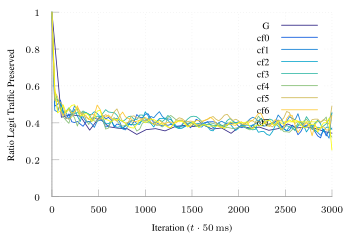

Reproduce this figure in gnuplot.
set terminal tikz standalone color size 9cm,6cm font '\scriptsize' preamble '\usepackage{microtype} \usepackage{times} \usepackage[T1]{fontenc} \usepackage{siunitx}\sisetup{detect-all}'
set output "ftprep-tcp-combine-good.tex"

load "parula.pal"

set style line 102 lc rgb '#a0a0a0' lt 1 lw 1
set border ls 102
set colorbox border 102
set key textcolor rgb "black"
set tics textcolor rgb "black"
set label textcolor rgb "black"

set border 3
set grid x y
set xtics nomirror
set ytics nomirror

#set key autotitle columnhead
set datafile separator ","

set xlabel "Iteration ($t \\cdot{} \\SI{50}{\\milli\\second}$)"
set ylabel "Ratio Legit Traffic Preserved"

set yrange [0.0:1.0]
set xrange [0.0:3000.0]

plot '../results/ft-tcp-g-avg.csv' u 1:3 w lines smooth sbezier title "G", \
     '../results/ft-tcp-combine-f0-avg.csv' u 1:3 w lines smooth sbezier title "cf0", \
     '../results/ft-tcp-combine-f1-avg.csv' u 1:3 w lines smooth sbezier title "cf1", \
     '../results/ft-tcp-combine-f2-avg.csv' u 1:3 w lines smooth sbezier title "cf2", \
     '../results/ft-tcp-combine-f3-avg.csv' u 1:3 w lines smooth sbezier title "cf3", \
     '../results/ft-tcp-combine-f4-avg.csv' u 1:3 w lines smooth sbezier title "cf4", \
     '../results/ft-tcp-combine-f5-avg.csv' u 1:3 w lines smooth sbezier title "cf5", \
     '../results/ft-tcp-combine-f6-avg.csv' u 1:3 w lines smooth sbezier title "cf6", \
     '../results/ft-tcp-combine-f7-avg.csv' u 1:3 w lines smooth sbezier title "cf7"
